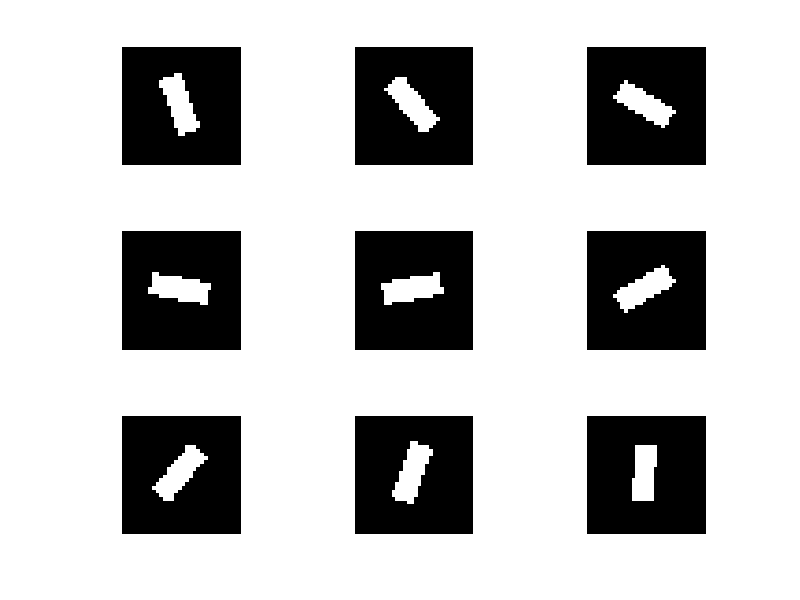
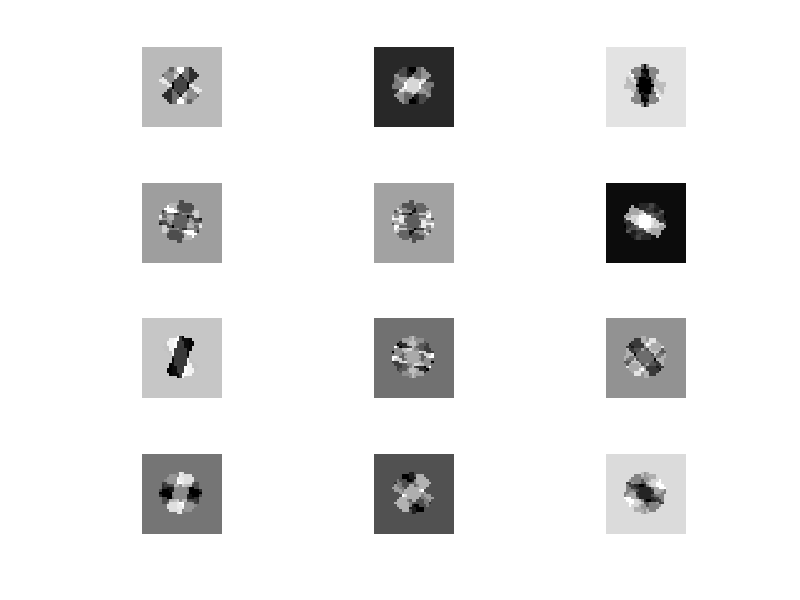

Here is the MATLAB script that generated these plots, in order:
% Generate a toy dictionary learning problem

% underlying dictionary: dict
clc, clear all, close all;
width         = 32;
height        = 32;
dict_size     = 9;
square_length = 8;
square_width  = 3;
add_noise     = false; % true if add Gaussian noise with deviation 0.1
dict          = zeros(width*height, dict_size);
for i = 1:dict_size
    angle = pi / dict_size * i;
    img   = zeros(width, height);
    for x = 1:width
        for y = 1:height
            tmp1 = cos(angle)*(x - width/2) + sin(angle)*(y - height/2);
            tmp2 = -sin(angle)*(x - width/2) + cos(angle)*(y - height/2);
            if abs(tmp1) < square_length && abs(tmp2) < square_width
                img(x,y) = 1;
            end
        end
    end
    dict(:,i) = reshape(img,width*height,1);
end

%% Visualize the dictionary
figure;
for i = 1:dict_size
    subplot(3, 3, i)
    imshow(reshape(dict(:,i),width, height));
end

%% Generate samples
positive       = false;
sparsity       = 5;
distribution   = 'Gaussian';
sample_size    = 1000;
if strcmp(distribution,'Gaussian')
    coef = zeros(dict_size,sample_size);
    if positive
        for col = 1:sample_size
            coef(randperm(dict_size,sparsity),col) = abs(randn(sparsity,1));
        end
    else
        for col = 1:sample_size
            coef(randperm(dict_size,sparsity),col) = randn(sparsity,1);
        end
    end
end
if add_noise
    data = dict * coef + randn(width * height, sample_size)*0.1;
else
    data = dict * coef;
end

%% Visualize some samples
figure;
shading interp;
axis off;
for i = 1:12
    min_value = min(data(:,i));
    max_value = max(data(:,i));
    subplot(4, 3, i)
    imshow(reshape((data(:,i)-min_value)./(max_value - min_value),width, height));
end
